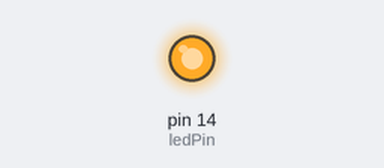
A sketch run on a simulated Arduino Uno, built with avr-gcc and run on an emulated ATmega328P. Parts: output pins drawn as LEDs (lit = HIGH).

Above: at 1.5 s.
At 3.5 s:
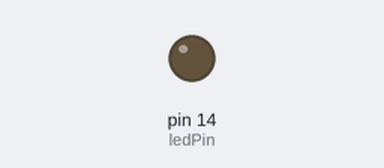
Timing chart, 0 to 5.2 s (numbered marks = the images above):
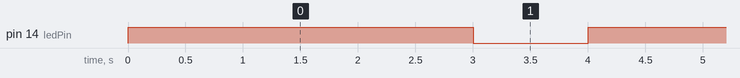

The sketch:

pwm_led.ino
```cpp
byte ledPin = 14;//適時変更

void setup() {
    /*何もしない*/
}

void loop() {
  analogWrite(ledPin,1023); //最大値
  delay(1000);
  analogWrite(ledPin,511);  //輝度1/2
  delay(1000);
  analogWrite(ledPin,255);  //輝度1/4
  delay(1000);
  analogWrite(ledPin,0);    //最小値
  delay(1000);
}
```

Measured:
- by itself, pin 14 (ledPin): alternates HIGH for 3.0 s and LOW for 1.0 s
